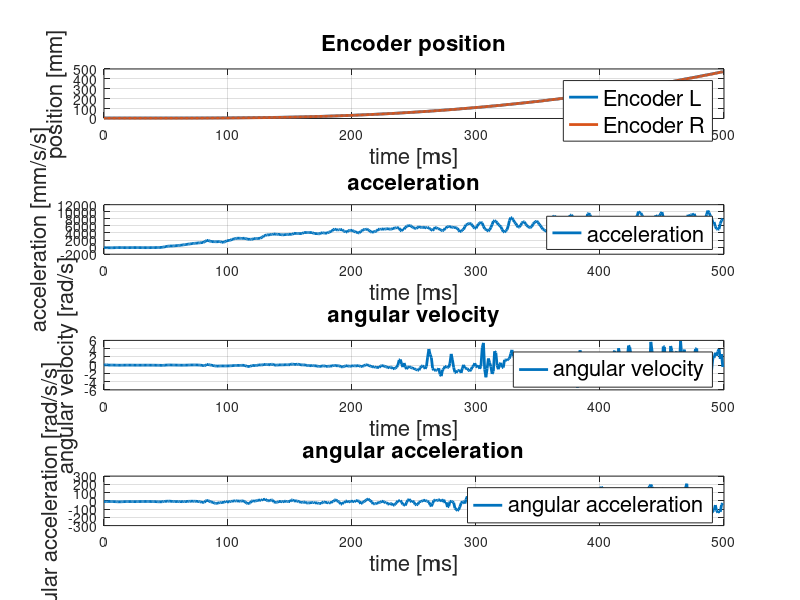
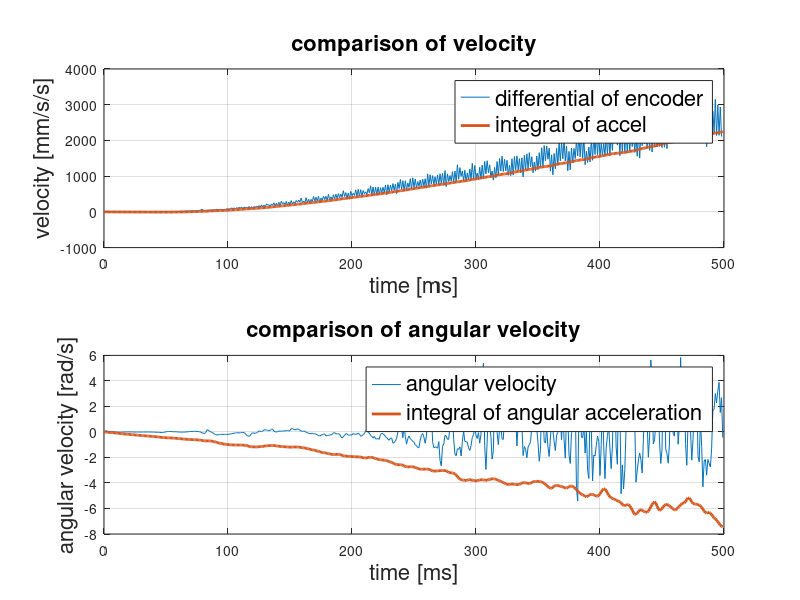

These charts were generated, in order, by the following MATLAB code:
rawdata = csvread('lamp500.csv');
% rawdata = csvread('accel.csv');
rawdata = rawdata';
dt = 1e-3;
time = dt * 1:length(rawdata);
input = 4.0 * 1:length(rawdata) / 1024;
enc = rawdata(1:2, :);
omega = rawdata(3, :);
accel = rawdata(4, :);
domega = rawdata(5, :);

LineWidth = 2;
FontSize = 16;
figure(1);
subplot(4, 1, 1); hold off;
plot(time, enc, 'LineWidth', LineWidth); grid on;
legend({'Encoder L', 'Encoder R'}, 'FontSize', FontSize);
title('Encoder position', 'FontSize', FontSize);
xlabel('time [ms]', 'FontSize', FontSize);
ylabel('position [mm]', 'FontSize', FontSize);

subplot(4, 1, 2); hold off;
plot(time, accel, 'LineWidth', LineWidth); grid on;
legend({'acceleration'}, 'FontSize', FontSize);
title('acceleration', 'FontSize', FontSize);
xlabel('time [ms]', 'FontSize', FontSize);
ylabel('acceleration [mm/s/s]', 'FontSize', FontSize);

subplot(4, 1, 3); hold off;
plot(time, omega, 'LineWidth', LineWidth); grid on;
legend({'angular velocity'}, 'FontSize', FontSize);
title('angular velocity', 'FontSize', FontSize);
xlabel('time [ms]', 'FontSize', FontSize);
ylabel('angular velocity [rad/s]', 'FontSize', FontSize);

subplot(4, 1, 4); hold off;
plot(time, domega, 'LineWidth', LineWidth); grid on;
legend({'angular acceleration'}, 'FontSize', FontSize);
title('angular acceleration', 'FontSize', FontSize);
xlabel('time [ms]', 'FontSize', FontSize);
ylabel('angular acceleration [rad/s/s]', 'FontSize', FontSize);

diff_enc = (diff(enc(1, :))+diff(enc(2, :))) / dt / 2;
% diff_enc = (enc(:, 2:end) - enc(:, 1:end-1)) / dt;
int_accel = cumtrapz(accel) * dt;
% diff_domega = diff(omega);
int_domega= cumtrapz(domega) * dt;

figure(2);
subplot(2, 1, 1); hold off;
plot(time(1:end-1), diff_enc, time, int_accel, 'LineWidth', LineWidth); grid on;
legend({'differential of encoder', 'integral of accel'}, 'FontSize', FontSize);
title('comparison of velocity', 'FontSize', FontSize);
xlabel('time [ms]', 'FontSize', FontSize);
ylabel('velocity [mm/s/s]', 'FontSize', FontSize);

subplot(2, 1, 2); hold off;
plot(time, omega, time, int_domega, 'LineWidth', LineWidth); grid on;
legend({'angular velocity', 'integral of angular acceleration'}, 'FontSize', FontSize);
title('comparison of angular velocity', 'FontSize', FontSize);
xlabel('time [ms]', 'FontSize', FontSize);
ylabel('angular velocity [rad/s]', 'FontSize', FontSize);
